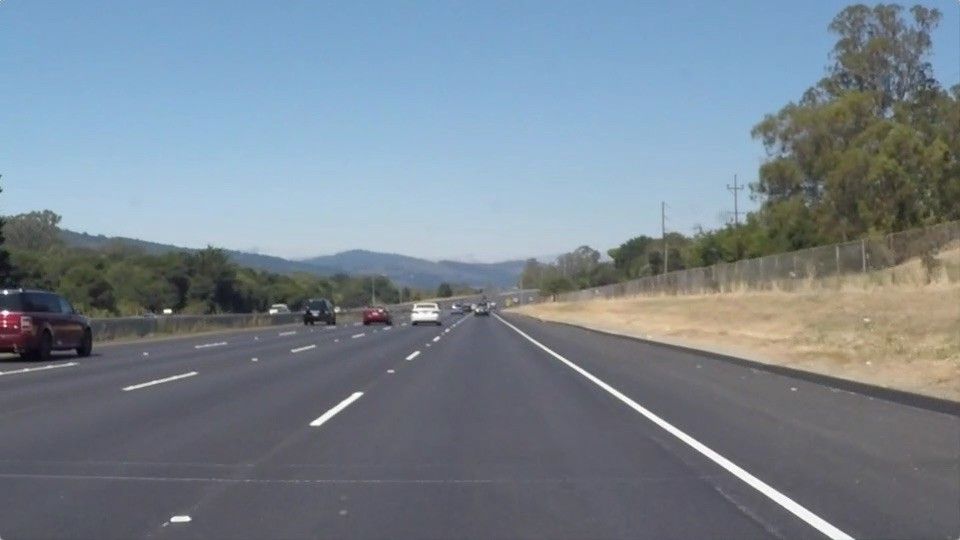
#> input picture lanes/lanes0.jpg, 960 x 540 px, found by its file name
$ python lane_detect_kushal.py
#> lines starting #> are read from the running program, lines starting #| are printed output that depends on the picture; after the words box and inside, x2 and y2 are one past the last pixel; in counts of white or black regions, pixels touching at a corner belong together
#!/usr/bin/env python
import os

import cv2

import numpy as np


def canny(img, low_threshold, high_threshold):
    """
    Applies the Canny transform to the input image, allowing for edges to be
    detected.
    """
    return cv2.Canny(img, low_threshold, high_threshold)


def grayscale(img):
    """
    Applies the Grayscale transform to the input image. This means that the
    output image will be a black and white image, with only one channel for
    colors as opposed to 3.
    NOTE: to see the returned image as grayscale, call:
    plt.imshow(gray, cmap='gray')
    """
    return cv2.cvtColor(img, cv2.COLOR_BGR2GRAY)


def roi(img):
    """
    Removes all items in the image that are outside of the target region
    described by vertices.
    """
    vertices = np.array([[460, 320], [130, 540], [870, 540], [520, 320]])
    # Create a blank image that has the same shape as the original image
    blank = np.zeros_like(img)
    # Fill the mask with black over the area we want to maintain
    cv2.fillPoly(blank, [vertices], 255)
    # Bitwise AND the original image and the mask we created to get only the
    # part of the image that contains the lane
    return cv2.bitwise_and(img, blank)


def drawLine(img, line, color):
    if color is "blue":
        for x1, y1, x2, y2 in line:
            # print(type(x1))
            cv2.line(img, (int(x1), int(y1)), (int(x2), int(y2)), (255, 0, 0),
                     5)
    elif color is "red":
        for x1, y1, x2, y2 in line:
            cv2.line(img, (int(x1), int(y1)), (int(x2), int(y2)), (0, 0, 255),
                     5)


def houghLines(img, orig_image):
    """
    Uses the edge image and detects the lines of the lane using the Hough Trans.
    """

    lines = cv2.HoughLinesP(img, 100, 0.785, 50)
    # line_img = np.zeros((*img.shape, 3), dtype=np.uint8)
    print(img.shape)
    (left_line, right_line) = getConnectedHoughLines(img, lines)
    # print("Connected: " + str(type(leftSideLine)))
    for line in lines:
        # print("Hough: " + str(line))
        drawLine(orig_image, line, "blue")
    drawLine(orig_image, left_line, "red")
    drawLine(orig_image, right_line, "red")
    return orig_image


def getLineFromPoint(img, point, slope):
    # Get second point
    y2 = point[0]
    y1 = img.shape[0]
    x2 = point[1]
    x1 = -1 * ((y2 - y1) / slope + x2)

    return [[int(x1), int(y1), int(x2), int(y2)]]


def getConnectedHoughLines(img, lines):
    """
    This looks for the most extreme pixels in an image, calculates the slope of
    all of the Hough Lines and creates a line going down to the bottom of the
    screen to show two single lines for each painted line of the lane.
    """
    right_line = [[img.shape[0], 0, 0, 0]]
    left_line = [[img.shape[0], 0, 0, 0]]

    left_max_y = right_max_y = 0
    left_min_y = right_min_y = img.shape[0]

    print(type(lines))
    # Find out the most extreme pixels for both the left and right side
    for line in lines:
        for x1, y1, x2, y2 in line:
            x1f = float(x1)
            x2f = float(x2)
            y1f = float(y1)
            y2f = float(y2)
            if x1f != x2f:
                # Only lines that are not NAN
                if ((y2f - y1f) / (x2f - x1f)) < 0:
                    # Left Sided line
                    if y1 > left_max_y:
                        left_max_y = y1
                        left_line[0][0] = x1
                        left_line[0][1] = y1
                    if y2 > left_max_y:
                        left_max_y = y2
                        left_line[0][0] = x2
                        left_line[0][1] = y2
                    if y1 < left_min_y:
                        left_min_y = y1
                        left_line[0][2] = x1
                        left_line[0][3] = y1
                    if y2 < left_min_y:
                        left_min_y = y2
                        left_line[0][2] = x2
                        left_line[0][3] = y2

                elif ((y2f - y1f) / (x2f - x1f)) > 0:
                    # Right Sided line
                    if y1 > right_max_y:
                        right_max_y = y1
                        right_line[0][0] = x1
                        right_line[0][1] = y1
                    if y2 > right_max_y:
                        right_max_y = y2
                        right_line[0][0] = x2
                        right_line[0][1] = y2
                    if y1 < right_min_y:
                        right_min_y = y1
                        right_line[0][2] = x1
                        right_line[0][3] = y1
                    if y2 < right_min_y:
                        right_min_y = y2
                        right_line[0][2] = x2
                        right_line[0][3] = y2

    print("Left: {}, Right: {}".format(left_line, right_line))
    return (left_line, right_line)


def main():
    """
    Read in the image.
    Convert it to Grayscale.
    Generate the edge image using Canny.
    Apply the Hough Transform to detect lines.
    Display the result.
    """
    lane_image = cv2.imread(os.getcwd() + "/lanes0.jpg")
#> lane_image is the input picture: shape (540, 960, 3); mean B, G, R 143.7, 132.5, 120.3
    lane_gray = grayscale(lane_image)
#> in grayscale, `return cv2.cvtColor(img, cv2.COLOR_BGR2GRAY)`:
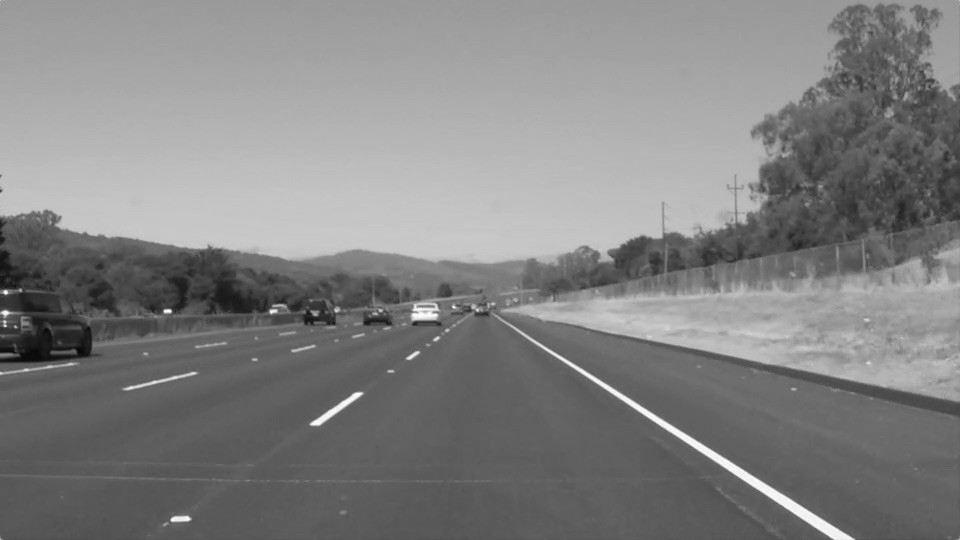
#> returned value: shape (540, 960); min 6, max 255, mean 130.1
    cv2.imshow("Lane Grayscale:", lane_gray)
    lane_edges = canny(lane_gray, 100, 255)
#> in canny, `return cv2.Canny(img, low_threshold, high_threshold)`:
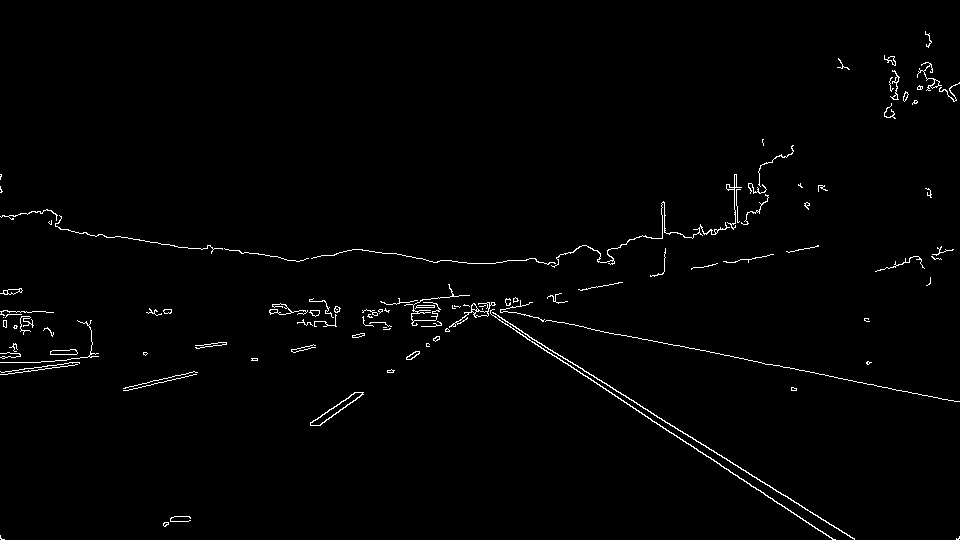
#> returned value: shape (540, 960); 1.3% white in thin lines or dots
    cv2.imshow("Lane Edges ROI", roi(lane_edges))
#> in roi, `cv2.fillPoly(blank, [vertices], 255)`:
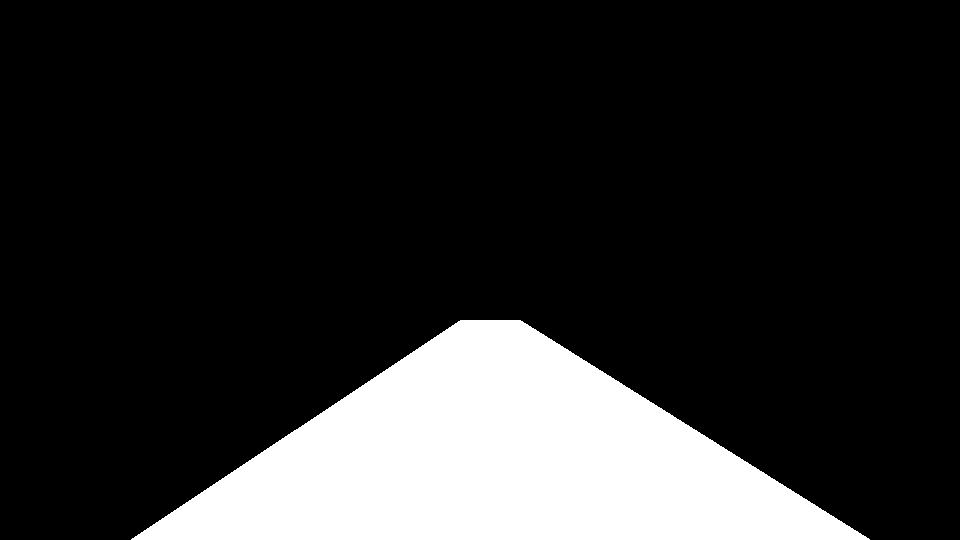
#> blank: shape (540, 960); 17% white; 1 white region, box (x1, y1, x2, y2) and area: (131, 320, 870, 540) 88120
#> in roi, `return cv2.bitwise_and(img, blank)`:
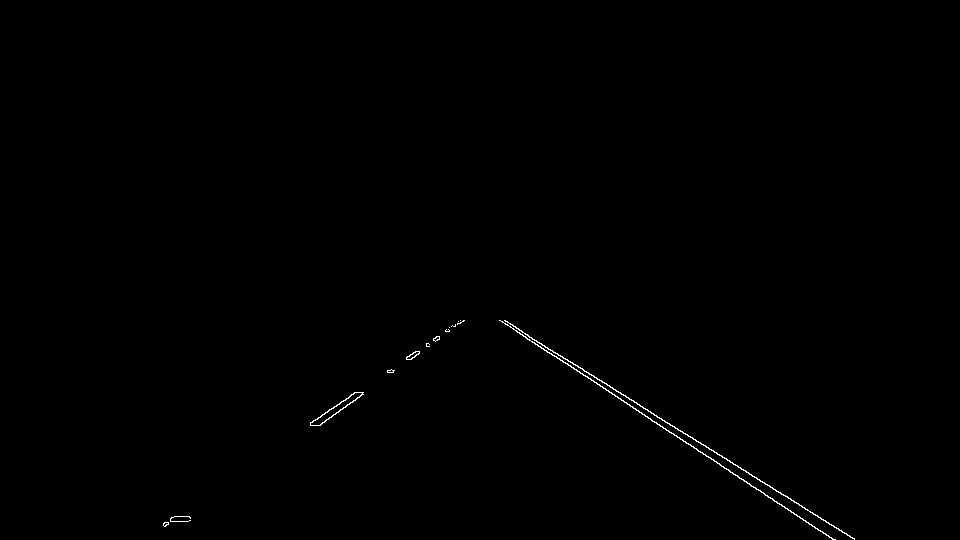
#> returned value: shape (540, 960); 0.28% white in thin lines or dots, all inside (x1, y1, x2, y2) = (163, 320, 855, 540)
    lane_hough = houghLines(roi(lane_edges), lane_image)
#> in houghLines, `lines = cv2.HoughLinesP(img, 100, 0.785, 50)`: lines = 370 rows, first 6: [636, 402, 640, 406], [633, 400, 637, 404], [642, 406, 645, 409], [679, 437, 683, 441], [628, 397, 631, 400], [738, 467, 740, 467]
#| (540, 960)
#| <class 'numpy.ndarray'>
#> the loop in getConnectedHoughLines, `for line in lines:` made 370 passes
#> after the loop in getConnectedHoughLines, `for line in lines:`: left_line = [[165, 526, 452, 325]]; left_max_y = 526; left_min_y = 325; right_line = [[852, 538, 500, 320]]; right_max_y = 538; right_min_y = 320
#| Left: [[165, 526, 452, 325]], Right: [[852, 538, 500, 320]]
#> in houghLines, `(left_line, right_line) = getConnectedHoughLines(img, lines)`: left_line = [[165, 526, 452, 325]]; right_line = [[852, 538, 500, 320]]
#> the loop in houghLines, `for line in lines: # print("Hough: " + str(line))` made 370 passes
#> in houghLines, `drawLine(orig_image, right_line, "red")`:
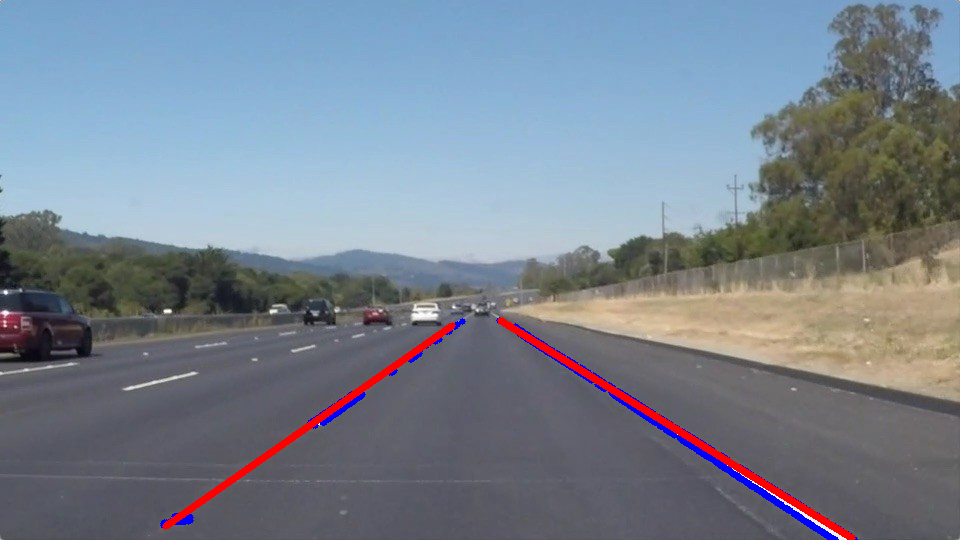
#> orig_image: shape (540, 960, 3); mean B, G, R 142.6, 130.2, 120.6
    cv2.imshow("Hough Lines", lane_hough)
    # Show the image for 10 seconds
    cv2.waitKey(0)


if __name__ == '__main__':
    main()

$ run again, with lanes/lanes2.jpg copied over lanes/lanes0.jpg
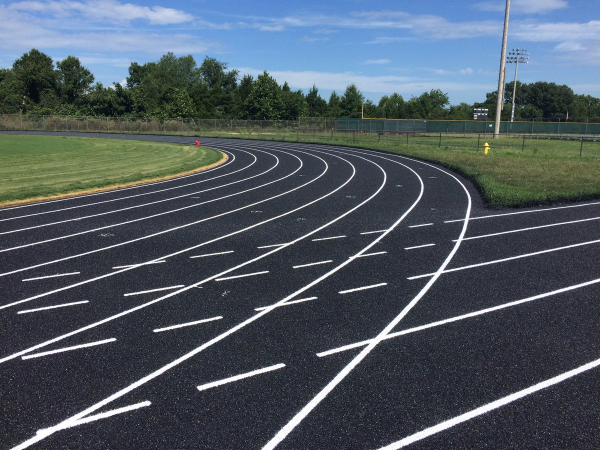
#> input picture lanes/lanes2.jpg, 1200 x 900 px, found by its file name (shown at 1/2 size)
#> in main, lane_image is the input picture: shape (900, 1200, 3); mean B, G, R 98.5, 89.2, 78.6
#> blank: shape (900, 1200); 8.2% white; 1 white region, box (x1, y1, x2, y2) and area: (130, 320, 871, 541) 88741
#> in roi, `return cv2.bitwise_and(img, blank)`:
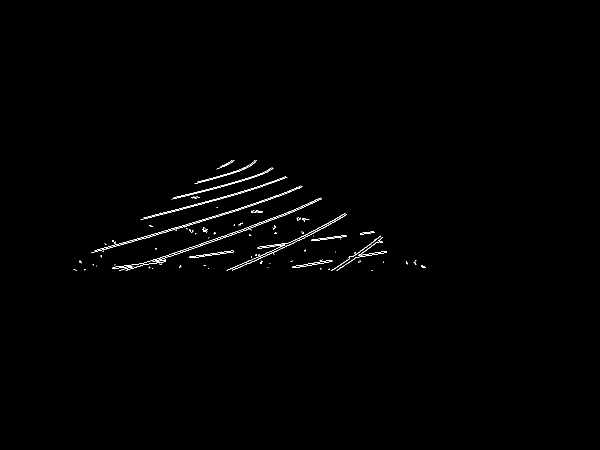
#> returned value: shape (900, 1200) (shown at 1/2 size); 0.51% white in thin lines or dots, all inside (x1, y1, x2, y2) = (147, 320, 851, 541)
#> lines = 2091 rows, first 6: [212, 494, 215, 494], [611, 528, 615, 528], [742, 465, 748, 465], [732, 494, 733, 494], [640, 523, 644, 523], [255, 485, 257, 485]
#| (900, 1200)
#| <class 'numpy.ndarray'>
#> the loop in getConnectedHoughLines, `for line in lines:` made 2091 passes
#> after the loop in getConnectedHoughLines, `for line in lines:`: left_line = [[169, 539, 468, 320]]; left_max_y = 539; left_min_y = 320; right_line = [[642, 538, 519, 348]]; right_max_y = 538; right_min_y = 348
#| Left: [[169, 539, 468, 320]], Right: [[642, 538, 519, 348]]
#> in houghLines, `(left_line, right_line) = getConnectedHoughLines(img, lines)`: left_line = [[169, 539, 468, 320]]; right_line = [[642, 538, 519, 348]]
#> the loop in houghLines, `for line in lines: # print("Hough: " + str(line))` made 2091 passes
#> in houghLines, `drawLine(orig_image, right_line, "red")`:
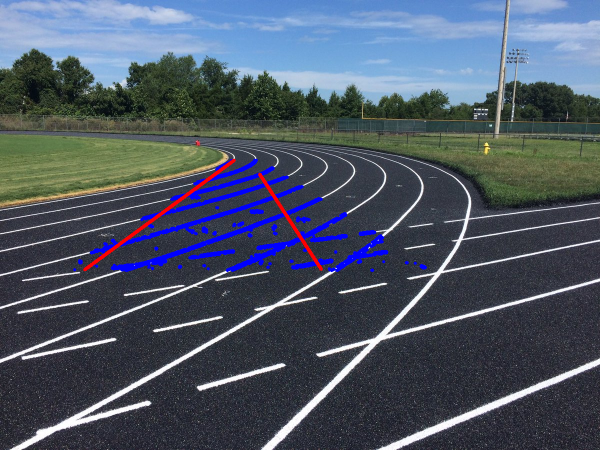
#> orig_image: shape (900, 1200, 3) (shown at 1/2 size); mean B, G, R 101.3, 86.5, 77

$ run again, with lanes/lanes3.jpg copied over lanes/lanes0.jpg
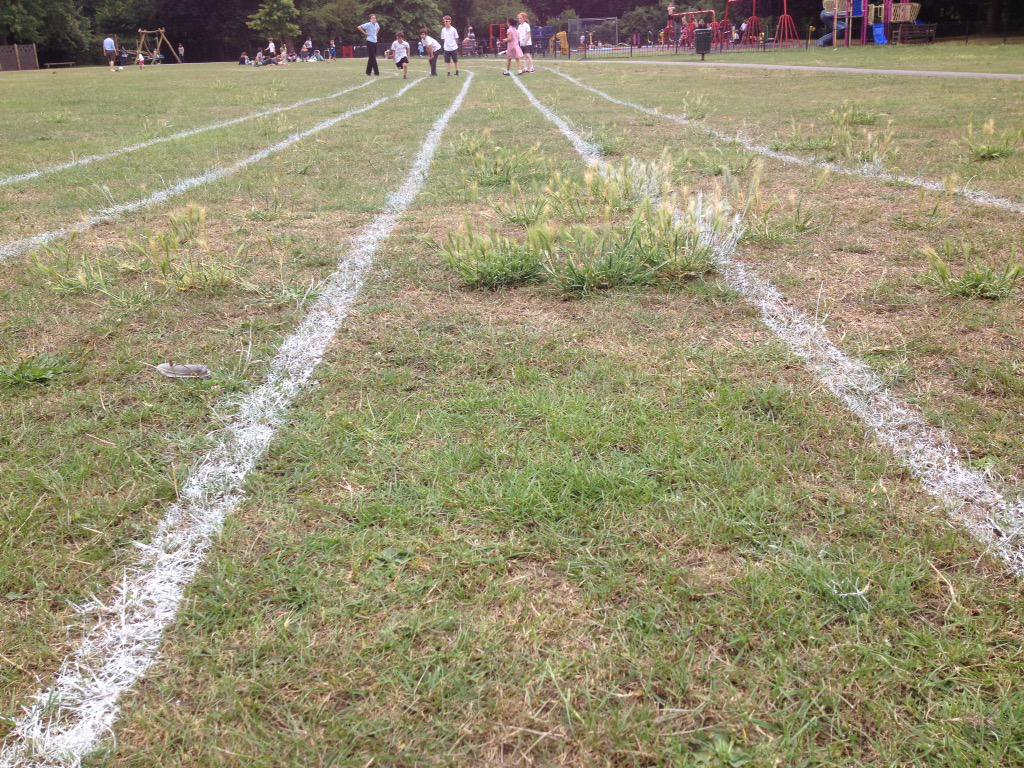
#> input picture lanes/lanes3.jpg, 1024 x 768 px, found by its file name
#> in main, lane_image is the input picture: shape (768, 1024, 3); mean B, G, R 115.8, 145.6, 153.2
#> blank: shape (768, 1024); 11.3% white; 1 white region, box (x1, y1, x2, y2) and area: (130, 320, 871, 541) 88741
#> in roi, `return cv2.bitwise_and(img, blank)`:
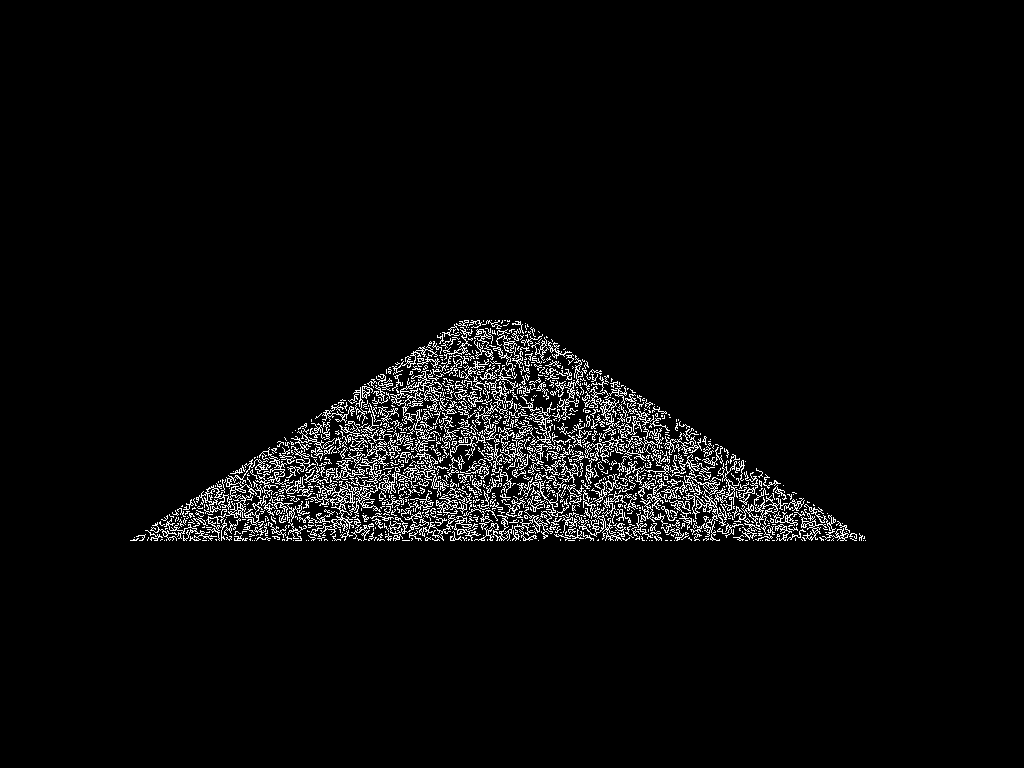
#> returned value: shape (768, 1024); 3.7% white in thin lines or dots, all inside (x1, y1, x2, y2) = (130, 320, 866, 541)
#| (768, 1024)
#| <class 'numpy.ndarray'>
#> the loop in getConnectedHoughLines, `for line in lines:` made 12567 passes
#> line on passes 1 to 3: [[520, 502, 521, 502]], [[746, 492, 751, 492]], [[329, 522, 329, 522]]
#> after the loop in getConnectedHoughLines, `for line in lines:`: left_line = [[776, 540, 520, 321]]; left_max_y = 540; left_min_y = 321; right_line = [[658, 540, 478, 320]]; right_max_y = 540; right_min_y = 320
#| Left: [[776, 540, 520, 321]], Right: [[658, 540, 478, 320]]
#> in houghLines, `(left_line, right_line) = getConnectedHoughLines(img, lines)`: left_line = [[776, 540, 520, 321]]; right_line = [[658, 540, 478, 320]]
#> the loop in houghLines, `for line in lines: # print("Hough: " + str(line))` made 12567 passes
#> in houghLines, `drawLine(orig_image, right_line, "red")`:
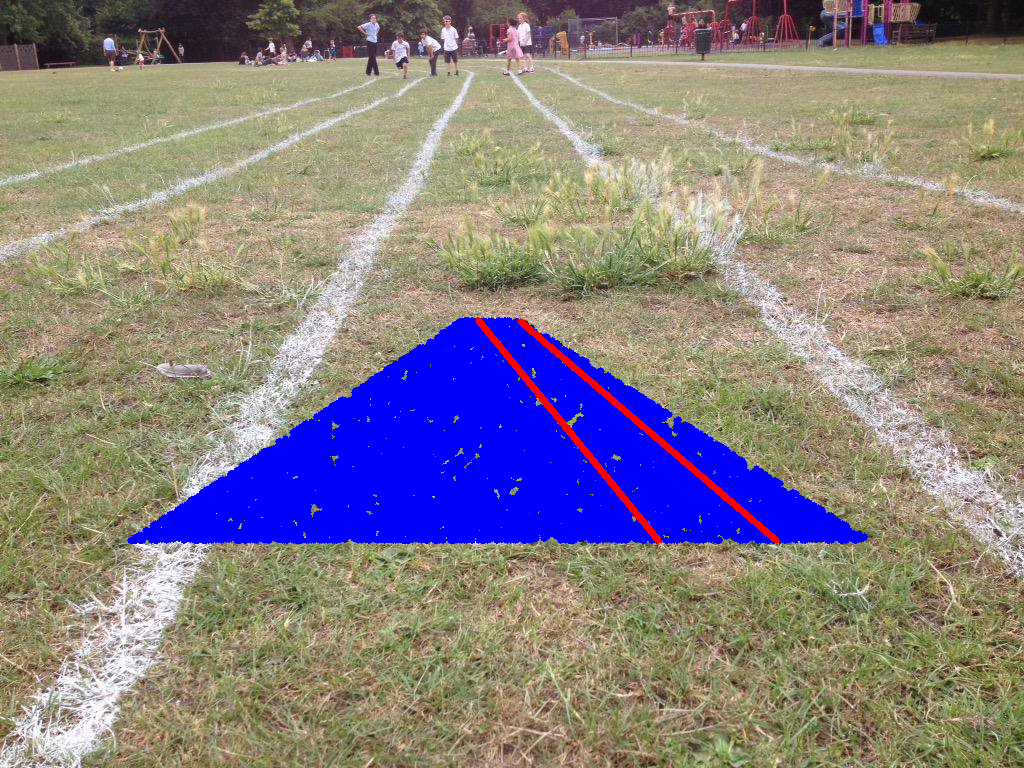
#> orig_image: shape (768, 1024, 3); mean B, G, R 131.3, 128.4, 137.6
